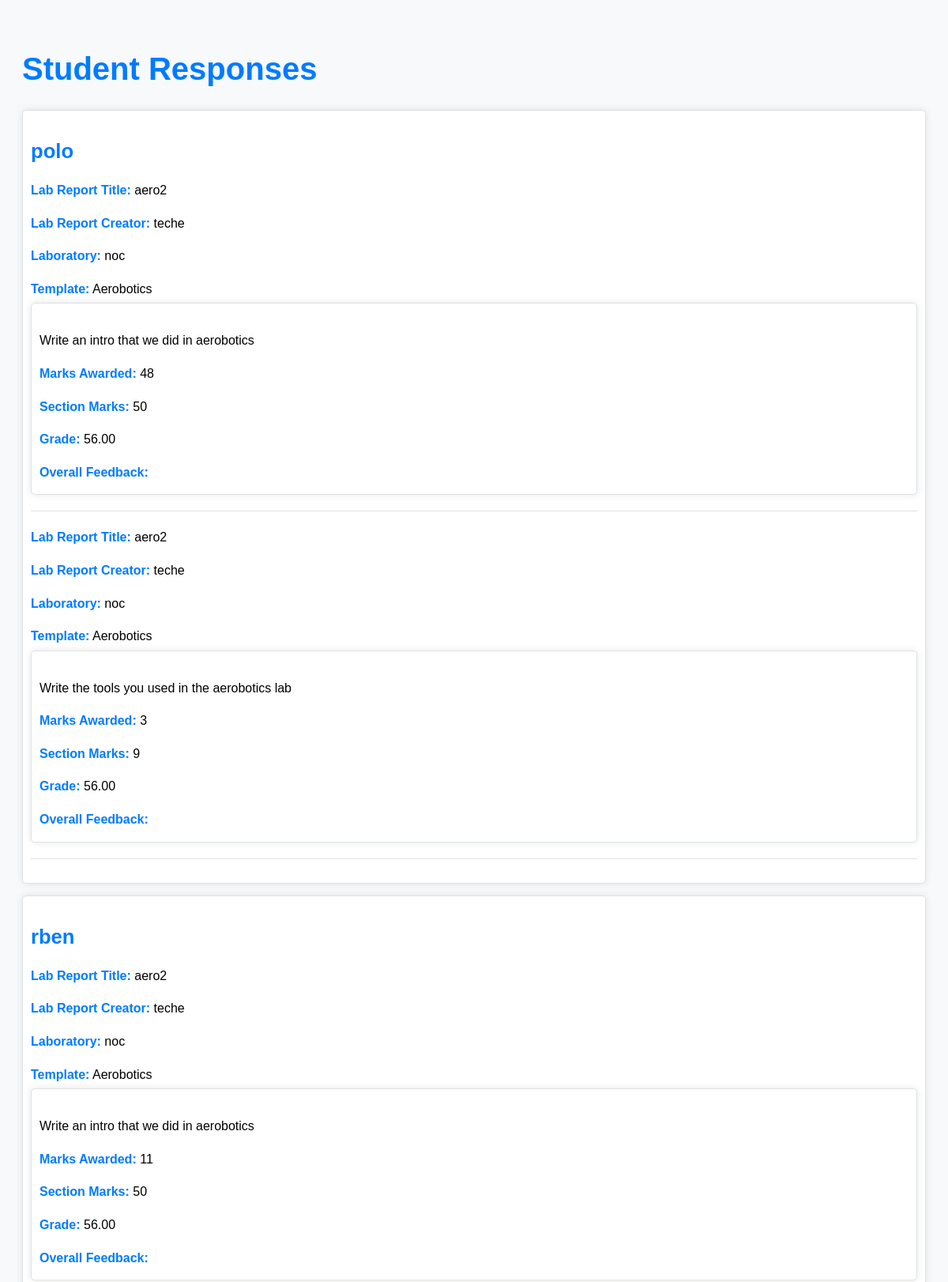
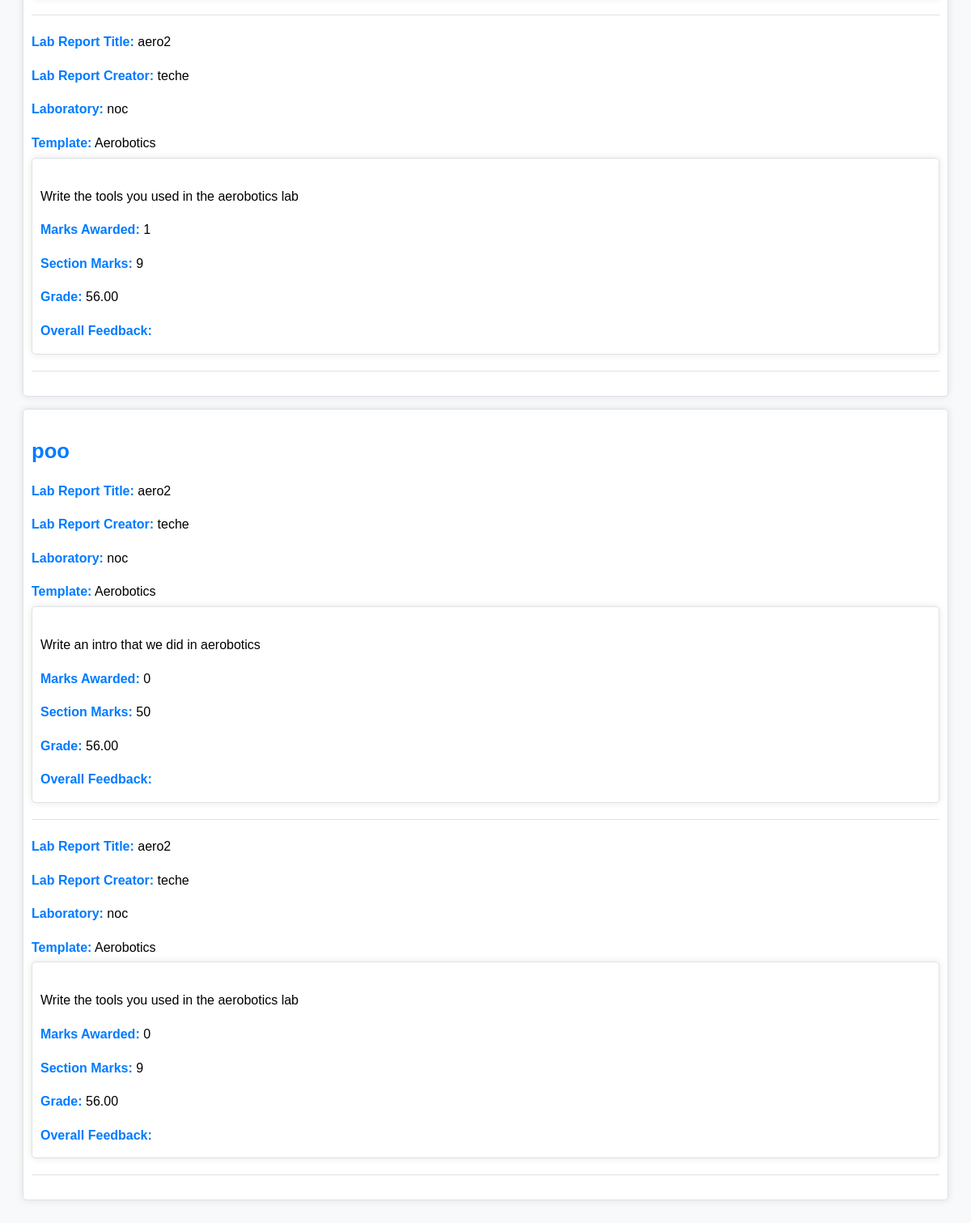
Screenshot of /users/view_student_responses/ (signed in) with the database file from the repository (2 pictures, top to bottom).
### users/models.py (models this page shows, shortened)
class User(AbstractUser):
    class Role(models.TextChoices):
        STUDENT = 'ST', _('Student')
        LAB_TECH = 'LT', _('Lab Technician')
        LECTURER = 'LE', _('Lecturer')
    role = models.CharField(
        max_length=2,
        choices=Role.choices,
        default=Role.STUDENT,
    )
    groups = models.ManyToManyField(Group, verbose_name=_('groups'), blank=True, help_text=_(
        'The groups this user belongs to. A user will get all permissions granted to each of their groups.'),
        related_name="user_set_custom",
        related_query_name="user",
    )
    user_permissions = models.ManyToManyField(
        Permission,
        verbose_name=_('user permissions'),
        blank=True,
        help_text=_('Specific permissions for this user.'),
        related_name="user_set_custom",
        related_query_name="user",
    )

class LabReport(models.Model):
    REPORT_TYPE_CHOICES = [
        ('IND', 'Individual'),
        ('GRP', 'Group'),
    ]
    report_type = models.CharField(
        max_length=3, choices=REPORT_TYPE_CHOICES, default='IND')
    creator = models.ForeignKey(
        settings.AUTH_USER_MODEL, on_delete=models.CASCADE, related_name='created_lab_reports'
    )
    student = models.ForeignKey(
        settings.AUTH_USER_MODEL, on_delete=models.CASCADE, related_name='student_lab_reports', null=True, blank=True
    )
    course = models.ForeignKey(
        Course, on_delete=models.CASCADE, related_name='lab_reports'
    )
    title = models.CharField(max_length=255)
    description = models.TextField()
    laboratory = models.ForeignKey(
        Laboratory, on_delete=models.CASCADE, related_name='lab_reports', null=True
    )
    document = models.FileField(upload_to='lab_reports/')
    submitted_at = models.DateTimeField(auto_now_add=True)
    status = models.CharField(max_length=100, default='Pending')
    template = models.ForeignKey(
        LabTemplate, on_delete=models.SET_NULL, null=True, blank=True, related_name='lab_reports'
    )
    is_active = models.BooleanField(default=True)

class Laboratory(models.Model):
    course = models.ForeignKey(
        Course, on_delete=models.CASCADE, related_name='laboratories')
    name = models.CharField(max_length=255)
    creator = models.ForeignKey(
        settings.AUTH_USER_MODEL, on_delete=models.CASCADE, related_name='laboratories')

class LabTemplate(models.Model):
    course = models.ForeignKey(
        Course, on_delete=models.CASCADE, related_name='lab_templates')
    name = models.CharField(max_length=255)
    laboratory = models.ForeignKey(
        Laboratory, on_delete=models.CASCADE, related_name='lab_templates')

class TemplateSection(models.Model):
    lab_template = models.ForeignKey(
        LabTemplate, on_delete=models.CASCADE, related_name='sections')
    title = models.CharField(max_length=255)
    content = models.TextField()
    visible_to_students = models.BooleanField(default=True)
    section_type = models.ForeignKey(SectionType, on_delete=models.CASCADE)
    marks = models.PositiveIntegerField(default=0)

class Grade(models.Model):
    lab_report = models.OneToOneField(
        LabReport, on_delete=models.CASCADE, related_name='grade')
    score = models.DecimalField(max_digits=5, decimal_places=2)
    feedback = models.TextField(blank=True)
    graded_by = models.ForeignKey(
        User, on_delete=models.CASCADE, related_name='graded_reports')
    graded_at = models.DateTimeField(auto_now_add=True)

### users/views.py (the view)
# urls.py: path('view_student_responses/', views.view_student_responses,
def view_student_responses(request):
    lecturer = request.user
    lab_reports = LabReport.objects.filter(course__lecturer=lecturer).select_related(
        'course', 'creator', 'laboratory', 'template')
    student_responses_per_student = {}
    for lab_report in lab_reports:
        responses = StudentResponse.objects.filter(
            lab_report=lab_report).select_related('section', 'student')
        for response in responses:
            student = response.student
            if student not in student_responses_per_student:
                student_responses_per_student[student] = []
            student_responses_per_student[student].append({
                'lab_report_title': lab_report.title,
                'lab_report_creator': lab_report.creator.username,
                'lab_report_laboratory': lab_report.laboratory.name,
                'lab_report_template': lab_report.template.name if lab_report.template else None,
                'sections': []
            })
            sections = TemplateSection.objects.filter(
                lab_template=lab_report.template)
            for section in sections:
                if response.section == section:
                    student_responses_per_student[student][-1]['sections'].append({
                        'section_title': section.title,
                        'section_content': section.content,
                        'marks_awarded': response.marks_awarded,
                        'section_marks': section.marks,
                        'grade': lab_report.grade.score if lab_report.grade else None,
                        'overall_feedback': lab_report.grade.feedback if lab_report.grade else None,
                    })
    return render(request, 'lecturer/view_student_responses.html', {'student_responses_per_student': student_responses_per_student})

### users/templates/lecturer/view_student_responses.html (shortened to what this page needs)
<!DOCTYPE html>
<html lang="en">
  <head>
  </head>
  <body>
    <h1>Student Responses</h1>
    {% if student_responses_per_student %}
    <ul>
      {% for student, responses in student_responses_per_student.items %}
      <li>
        <h2>{{ student.username }}</h2>
        {% for response in responses %}
        <p>
          <strong>Lab Report Title:</strong> {{ response.lab_report_title }}
        </p>
        <p>
          <strong>Lab Report Creator:</strong> {{ response.lab_report_creator }}
        </p>
        <p><strong>Laboratory:</strong> {{ response.lab_report_laboratory }}</p>
        {% if response.lab_report_template %}
        <p><strong>Template:</strong> {{ response.lab_report_template }}</p>
        {% endif %}
        <ul>
          {% for section in response.sections %}
          <li>
            <p>{{ section.section_content }}</p>
            <p><strong>Marks Awarded:</strong> {{ section.marks_awarded }}</p>
            <p><strong>Section Marks:</strong> {{ section.section_marks }}</p>
            <p><strong>Grade:</strong> {{ section.grade }}</p>
            <p>
              <strong>Overall Feedback:</strong> {{ section.overall_feedback }}
            </p>
          </li>
          {% endfor %}
        </ul>
        <hr />
        {% endfor %}
      </li>
      {% endfor %}
    </ul>
    {% else %}
    <p class="no-responses">No student responses found.</p>
    {% endif %}
  </body>
</html>

### users/templates/lecturer/view_student_responses.html (style rules this page uses)
body { font-family: Arial, sans-serif; line-height: 1.6; background-color: #f8f9fa; padding: 20px; }
h1 { font-size: 2.5rem; color: #007bff; margin-bottom: 20px; }
h2 { font-size: 1.8rem; color: #343a40; margin-bottom: 10px; }
p { margin-bottom: 5px; }
ul { list-style-type: none; padding-left: 0; }
ul li { margin-bottom: 15px; border: 1px solid #dee2e6; padding: 10px; background-color: #fff; border-radius: 5px; box-shadow: 0 0 10px rgba(0, 0, 0, 0.1); }
ul li h2 { font-size: 1.6rem; color: #007bff; margin-bottom: 10px; }
ul li p strong { color: #007bff; }
hr { margin-top: 20px; margin-bottom: 20px; border: none; border-top: 1px solid #dee2e6; }

### rows the page displays
User: username "polo", marks_awarded "48" "3", section_marks "50" "9"
LabReport: lab_report_title "aero2" "aero2" "aero2" "aero2" "aero2" "aero2"
User: lab_report_creator "teche" "teche" "teche" "teche" "teche" "teche"
Laboratory: lab_report_laboratory "noc" "noc" "noc" "noc" "noc" "noc"
LabTemplate: lab_report_template "Aerobotics" "Aerobotics" "Aerobotics" "Aerobotics" "Aerobotics" "Aerobotics"
TemplateSection: section_content "Write an intro that we did in aerobotics" "Write an intro that we did in aerobotics" "Write an intro that we did in aerobotics"
Grade: grade "56.00" "56.00" "56.00" "56.00" "56.00" "56.00"
TemplateSection: section_content "Write the tools you used in the aerobotics lab" "Write the tools you used in the aerobotics lab" "Write the tools you used in the aerobotics lab"
User: username "rben", marks_awarded "11" "1", section_marks "50" "9"
User: username "poo", marks_awarded "0" "0", section_marks "50" "9"
